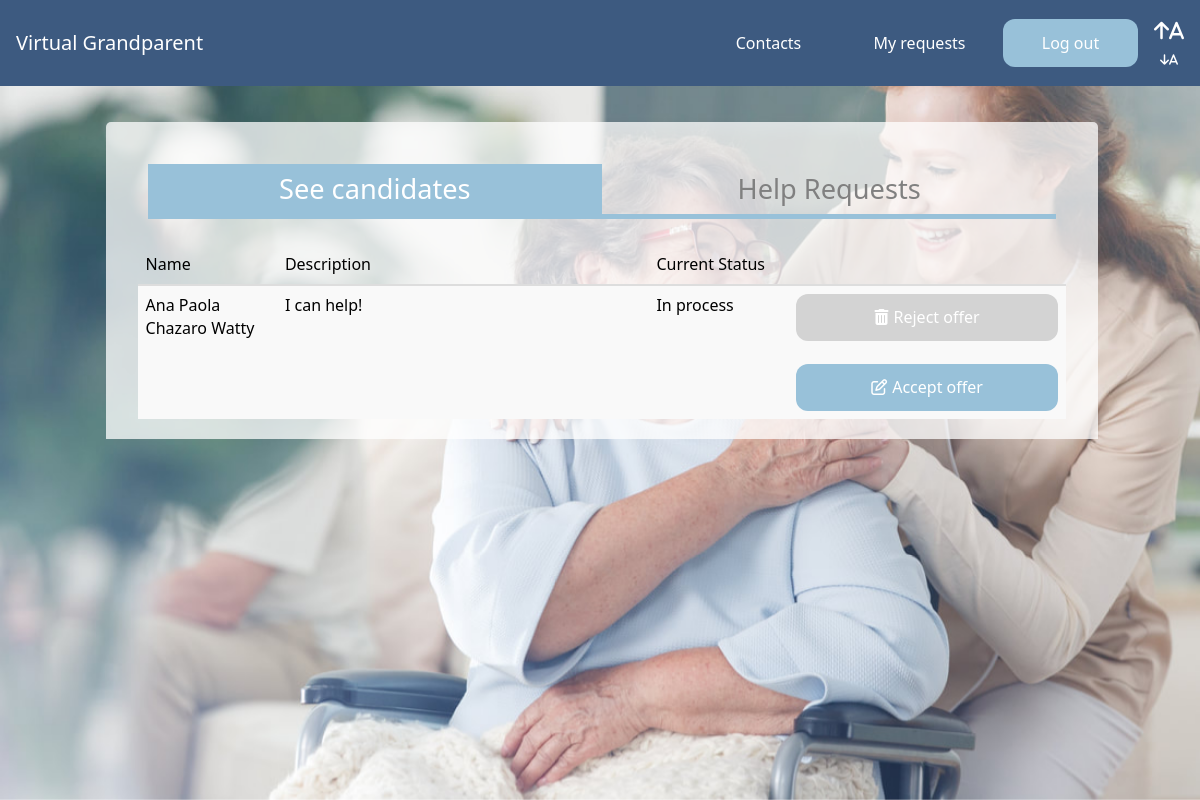
Page /help-request/candidates/272 (signed in) on the committed database.
### core/models.py (models this page shows)
class HelpCandidates(models.Model):
    id = models.AutoField(primary_key=True)
    helper = models.ForeignKey(Helper, on_delete=models.CASCADE, null=True)
    help = models.ForeignKey(Help, on_delete=models.CASCADE, null=True)
    description = models.TextField(max_length=1000)
    status= models.CharField(max_length=1, choices = HELP_STATUS, default='3') #status can be 1: active, 2: rejected, 3: in progress, 4: finished

### authentication/models.py (models this page shows)
class User(AbstractUser):
    id = models.AutoField(primary_key=True)
    name = models.CharField(max_length=200)
    surname = models.CharField(max_length=200)
    email = models.EmailField(max_length=200, unique=True)
    username = models.CharField(max_length=200)
    phoneNumber = models.CharField(max_length=200)
    isHelper = models.BooleanField(default=True)
    dateOfBirth = models.DateField(null=true)
    USERNAME_FIELD = 'email'
    REQUIRED_FIELDS = ['username']
    objects = Manager()
    class Meta:
        unique_together = ('email',)

### core/views.py (the view)
# urls.py: path('help-request/candidates/<int:id>', views.getCandidates, name='getCandidates'),
@login_required
def getCandidates(request, id):
    help = Help.objects.get(id = id)
    candidates = HelpCandidates.objects.filter(help = help)
    for c in candidates:
        c.helperName = c.helper.user.name
    return render(request, 'core/candidates.html', {'candidates': candidates, 'help': help})

### templates/core/candidates.html (shortened to what this page needs)
{% extends 'core/base.html' %}
{% load static %}
{% block static %}
<link rel="stylesheet" href="{% static 'css/cards.css' %}">
<link rel="stylesheet" href="{% static 'css/flexbox.css' %}">
<link rel="stylesheet" href="{% static 'css/table.css' %}">
{% endblock %}
{% block content %}
<div class="p-4 grid-container inline-container">
    <div class="card single-card help_container px-8">
        <div class="flexbox_container">
            <div class="column column-title selected">
                <a href="{% url 'core:getCandidates' help.id %}">See candidates</a>
            </div>
            <div class="column column-title">
                <a href="{% url 'core:helpRequests' %}">Help Requests</a>
            </div>
        </div>
        {% if not candidates %}
            <p class="mb-8">You don't have any candidate yet.
                <a href="{% url 'core:helpRequests' %}" class="link-text">Click here to see your help requests</a>
            </p>
        {% else %}
        <table class="table table-striped" style="width:100%">
            <thead>
            <tr>
                <th scope="col" width="15%">Name</th>
                <th scope="col" width="40%">Description</th>
                <th scope="col" width="15%">Current Status</th>
                <th scope="col" width="30%"></th>
            </tr>
            </thead>
            <tbody id="requestTable">
                {% for c in candidates %}
                <tr>
                    <td>
                        <p>{{ c.helperName }}</p>
                    </td>
                    <td>
                        <p>{{ c.description }}</p>
                    </td>
                    <td>
                        <p>{{ c.get_status_display }}</p>
                    </td>
                    <td>
                        <a href="{% url 'core:rejectHelpOffer' c.id %}" id="btnDelete" class="px-5 py-3 rounded-xl base-button gray-button large-button">
                            <i class="fa fa-trash fa-space" aria-hidden="true"></i>Reject offer
                        </a>
                        <br>
                        <a href="{% url 'core:acceptHelpOffer' c.id %}" class="px-5 py-3 rounded-xl base-button large-button">
                            <i class="fa fa-edit fa-space" aria-hidden="true"></i>Accept offer
                        </a>
                    </td>
                </tr>
                {% endfor %}
            </tbody>
        </table>
    {% endif %}
    </div>
</div>
{% endblock %}

### static/css/base.css (style rules this page uses)
:root { --blue: #3d5a80; --light-blue: #98c1d9 ; --baby-blue: #e0fbfc; --orange: #ee6c4d; --dark-blue: #293241; --gray: #333333; }
.base-button { background-color: var(--light-blue) !important; color: white; width: 100%; text-align: center; }
.gray-button { background-color: lightgray !important; }
.large-button { text-align: center; display: block }
.base-background { background-color: var(white); }
.column { float: left; width: 50%; }
.column-title { text-align: center; color: gray; font-size: 1.7rem; padding: .3rem; border-bottom: 5px solid var(--light-blue); margin-bottom: 1rem; }
.selected { color: white; background: var(--light-blue); }
.fa-space { margin-right: 5px; }

### static/css/cards.css (style rules this page uses)
:root { --blue: #3d5a80; --light-blue: #98c1d9 ; --baby-blue: #e0fbfc; --orange: #ee6c4d; --dark-blue: #293241; --gray: #333333; }
.grid-container { margin: 20px auto; display:grid; grid-template-columns: auto auto; padding: 2px 16px; text-align: center; justify-content: center; }
.inline-container { grid-template-columns: 85%; }
.card { box-shadow: 0 8px 10px 0 rgba(0,0,0,0.4); transition: 0.3s; width: 90%; border-radius: 5px; background: rgba(255, 255, 255, 0.75); margin: 0 30px; padding: 2rem; text-align: left; float:right; -webkit-column-break-inside: avoid; page-break-inside: avoid; break-inside: avoid; }
.single-card { box-shadow: 0 8px 10px 0 rgba(0,0,0,0.4); transition: 0.3s; border-radius: 5px; background: rgba(255, 255, 255, 0.75); text-align: left; width: 100%; margin-left: 2px; -webkit-column-break-inside: avoid; page-break-inside: avoid; break-inside: avoid; }

### static/css/flexbox.css (style rules this page uses)
.flexbox_container { display: flex; padding: 10px; }
.help_container { box-shadow: none; margin-bottom: -2rem; border-bottom-right-radius: 0; border-bottom-left-radius: 0; padding: 0; padding-top: 2rem; }

### static/css/table.css (style rules this page uses)
.table { display: table; }
.table { width: 100%; max-width: 100%; margin-bottom: 20px; }
table { text-indent: 0; border-color: inherit; border-collapse: collapse; }
table { background-color: transparent; }
table { border-collapse: collapse; border-spacing: 0; }
.table-striped > tbody > tr:nth-of-type(2n+1) { background-color: #f9f9f9; }
.table > tbody > tr > td, .table > tbody > tr > th, .table > tfoot > tr > td, .table > tfoot > tr > th, .table > thead > tr > td, .table > thead > tr > th { padding: 8px; line-height: 1.42857143; vertical-align: top; border-top: 1px solid #ddd; }
.table > thead > tr > th { font-weight: 500; }
th { text-align: left; }
.table > thead:first-child > tr:first-child > th { border-top: 0; }
.table > thead > tr > th { vertical-align: bottom; border-bottom: 2px solid #ddd; }

### rows in the picture
HelpCandidates: helperName "Ana Paola Chazaro Watty", description "I can help!", status "In process"
